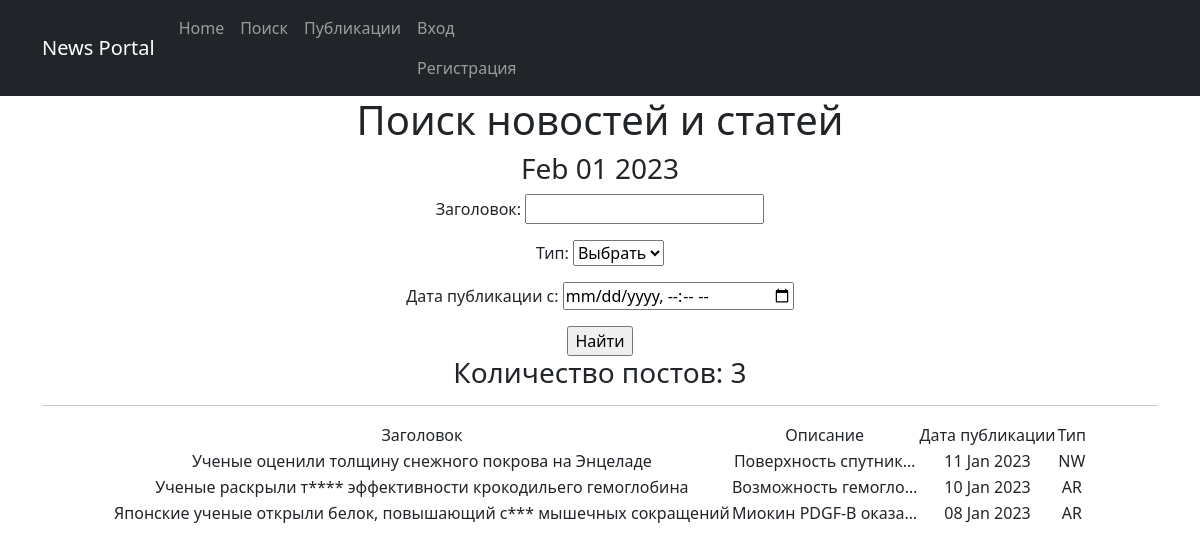
Page /posts/search/ on the earlier database version.
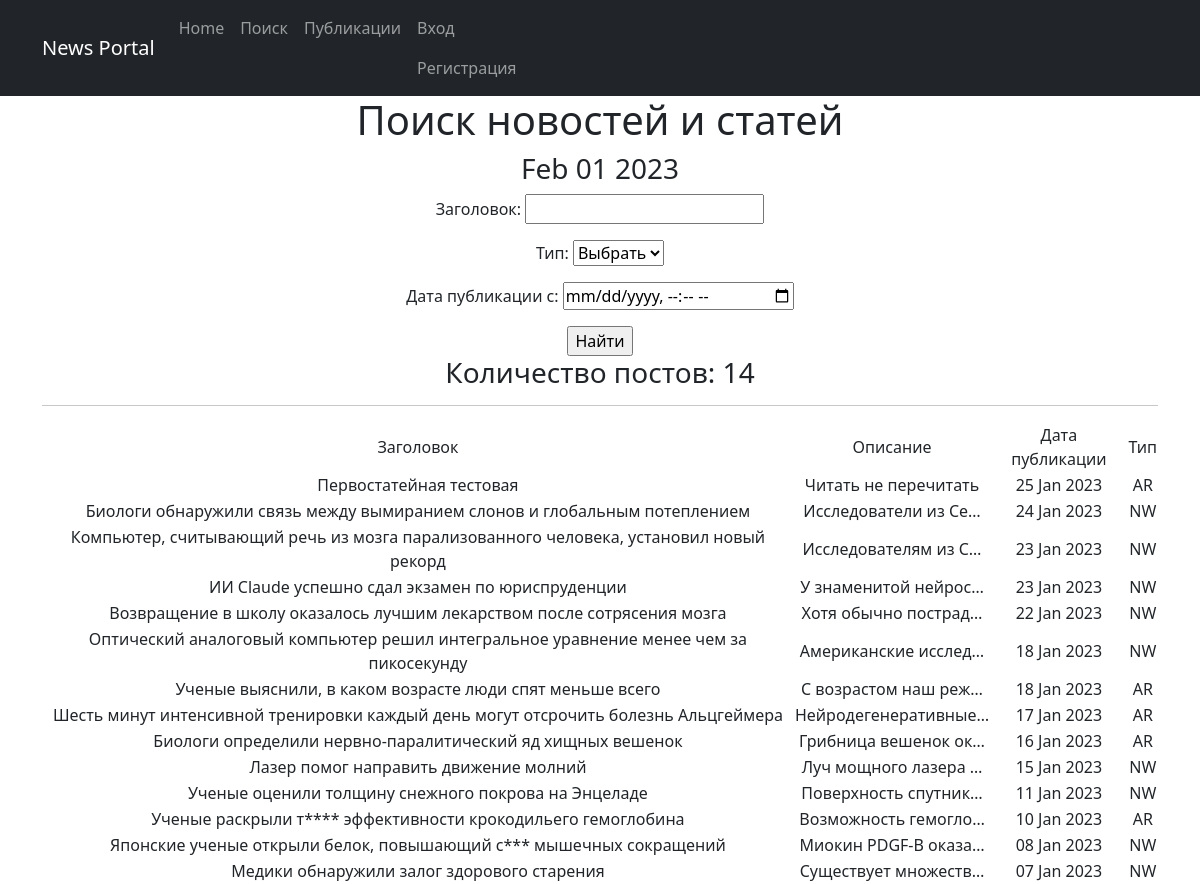
Same page on the later database version.
### portal/models.py (models this page shows, shortened)
class Post(models.Model):
    NEWS = 'NW'
    ARTICLE = 'AR'
    CATEGORY_CHOICES = [
        (NEWS, 'Новость'),
        (ARTICLE, 'Статья'),
    ]
    author = models.ForeignKey(Author, on_delete = models.CASCADE)
    category_type = models.CharField(max_length=2, choices=CATEGORY_CHOICES, default=NEWS)
    date_create = models.DateTimeField(auto_now_add=True)
    post_category = models.ManyToManyField(Category, through='PostCategory')
    title = models.CharField(max_length=128)
    text = models.TextField()
    rating = models.SmallIntegerField(default=0)

### portal/views.py (the view)
# urls.py: path('search/', PostSearch.as_view()),
class PostSearch(ListView):
    form_class = PostForm
    model = Post
    ordering = '-date_create'
    template_name = 'search.html'
    context_object_name = 'posts'
    def get_queryset(self):
        queryset = super().get_queryset()
        self.filterset = PostFilter(self.request.GET, queryset)
        return self.filterset.qs
    def get_context_data(self, **kwargs):
        context = super().get_context_data(**kwargs)
        context['filterset'] = self.filterset
        return context

### portal/templatetags/custom_filters.py (called while the page is built)
@register.filter()
def censor(value):
    bad_words = ['тайну', 'силу', 'глубина', 'кислород']
    if not isinstance(value, str):
        raise TypeError(f"unresolved type '{type(value)}' expected type 'str'")
    for word in value.split():
        if word.lower() in bad_words:
            value = value.replace(word, f'{word[0]}{"*" * (len(word)-1)}')
    return value

### portal/templatetags/custom_tags.py (called while the page is built)
@register.simple_tag()
def current_time(format_string='%b %d %Y'):
    return datetime.utcnow().strftime(format_string)

### templates/search.html (shortened to what this page needs)
{% extends 'flatpages/default.html' %}
{% load custom_filters %}
{% load custom_tags %}
{% block content %}
    <h1>Поиск новостей и статей</h1>
    <h3>{% current_time '%b %d %Y' %}</h3>
    <form action="" method="get">
       {{ filterset.form.as_p }}
       <input type="submit" value="Найти" />
    </form>
    <h3>Количество постов: {{ posts|length }}</h3>
    <hr>
    {% if posts %}
        <table align="center">
            <tr>
                <td>Заголовок</td>
                <td>Описание</td>
                <td>Дата публикации</td>
                <td>Тип</td>
            </tr>
            {% for post in posts %}
            <tr>
                <td>{{ post.title|censor }}</td>
                <td>{{ post.text|censor|truncatechars:20 }}</td>
                <td>{{ post.date_create|date:'d M Y' }}</td>
                <td>{{ post.category_type }}</td>
            </tr>
            {% endfor %}
        </table>
    {% else %}
        <h3>Новостей и статей нет!</h3>
    {% endif %}
{% endblock content %}

Differences in the rows shown:
added Post: title|censor "Первостатейная тестовая", text|censor "Читать не перечитать", date_create "25 Jan 2023", category_type "AR"
added Post: title|censor "Биологи обнаружили связь между вымиранием слонов и глобальным потеплением", text|censor "Исследователи из Се…", date_create "24 Jan 2023", category_type "NW"
added Post: title|censor "Компьютер, считывающий речь из мозга парализованного человека, установил новый рекорд", text|censor "Исследователям из С…", date_create "23 Jan 2023", category_type "NW"
added Post: title|censor "ИИ Claude успешно сдал экзамен по юриспруденции", text|censor "У знаменитой нейрос…", date_create "23 Jan 2023", category_type "NW"
added Post: title|censor "Возвращение в школу оказалось лучшим лекарством после сотрясения мозга", text|censor "Хотя обычно пострад…", date_create "22 Jan 2023", category_type "NW"
added Post: title|censor "Оптический аналоговый компьютер решил интегральное уравнение менее чем за пикосекунду", text|censor "Американские исслед…", date_create "18 Jan 2023", category_type "NW"
added Post: title|censor "Ученые выяснили, в каком возрасте люди спят меньше всего", text|censor "С возрастом наш реж…", date_create "18 Jan 2023", category_type "AR"
added Post: title|censor "Шесть минут интенсивной тренировки каждый день могут отсрочить болезнь Альцгеймера", text|censor "Нейродегенеративные…", date_create "17 Jan 2023", category_type "AR"
added Post: title|censor "Биологи определили нервно-паралитический яд хищных вешенок", text|censor "Грибница вешенок ок…", date_create "16 Jan 2023", category_type "AR"
added Post: title|censor "Лазер помог направить движение молний", text|censor "Луч мощного лазера …", date_create "15 Jan 2023", category_type "NW"
changed Post "Японские ученые открыли белок, повышающий с*** мышечных сокращений": category_type "AR" → "NW"
added Post: title|censor "Медики обнаружили залог здорового старения", text|censor "Существует множеств…", date_create "07 Jan 2023", category_type "NW"
Other differences:
{{ posts|length }}: "3" → "14"
